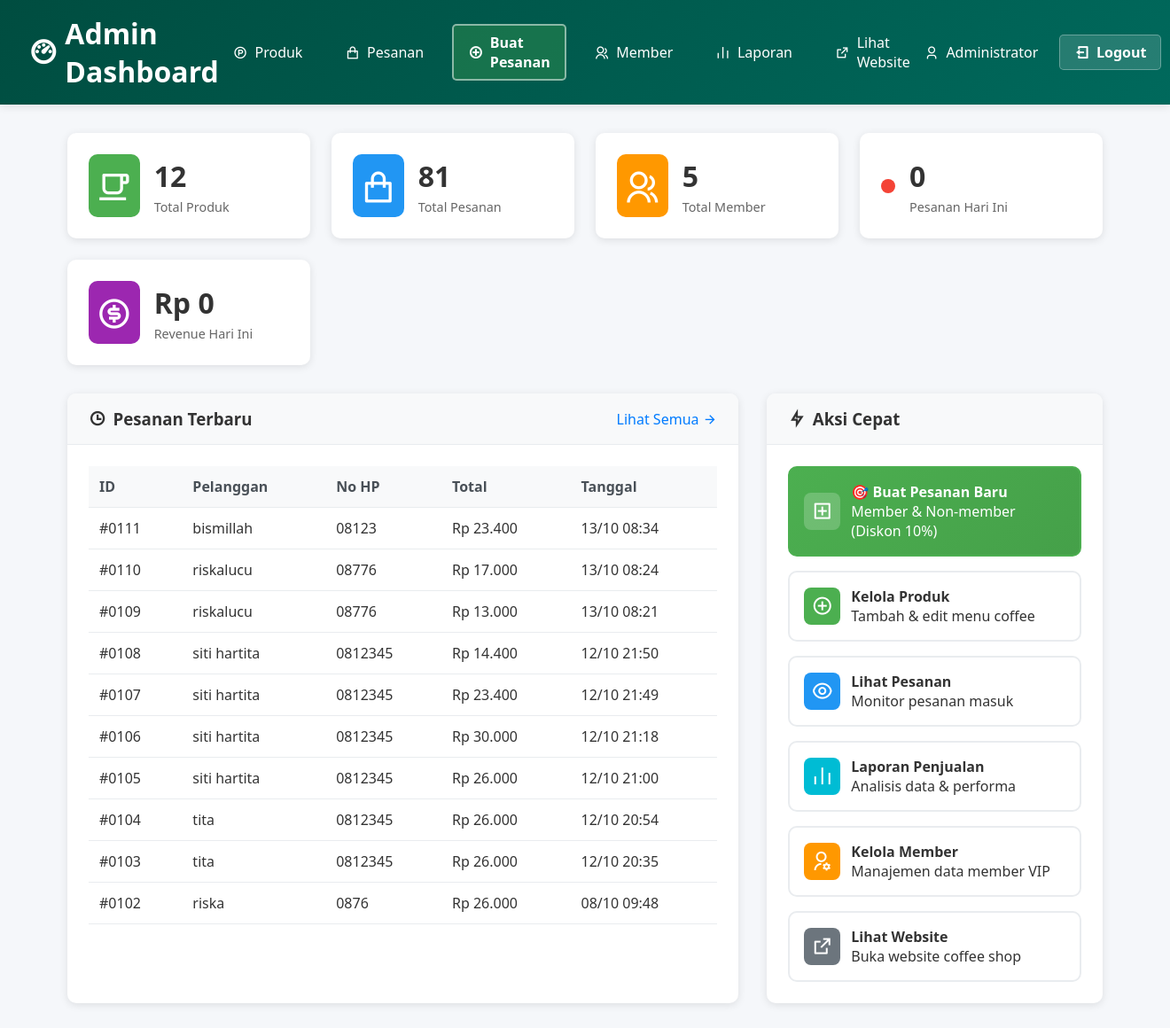
The app's page /website/admin_dashboard.php (signed in) with its own data.
### tables this page shows
CREATE TABLE IF NOT EXISTS `tb_pesanan` (
  `id_pesanan` int NOT NULL AUTO_INCREMENT,
  `id_pembeli` int DEFAULT NULL,
  `is_member` tinyint DEFAULT NULL,
  `tanggal` datetime DEFAULT NULL,
  `catatan` text,
  `status_pesanan` enum('pending','confirmed','preparing','ready','delivered','cancelled') DEFAULT NULL,
  `status_pembayaran` enum('paid','unpaid') DEFAULT NULL,
  `metode_pembayaran` enum('gopay','dana','ovo','shopeepay','qris','transfer_bank') DEFAULT NULL,
  PRIMARY KEY (`id_pesanan`),
  KEY `FK_tb_pesanan_tb_pembeli` (`id_pembeli`),
  CONSTRAINT `FK_tb_pesanan_tb_pembeli` FOREIGN KEY (`id_pembeli`) REFERENCES `tb_pembeli` (`id_pembeli`) ON DELETE CASCADE ON UPDATE CASCADE
);

CREATE TABLE IF NOT EXISTS `tb_pembeli` (
  `id_pembeli` int NOT NULL AUTO_INCREMENT,
  `nama_pembeli` varchar(100) DEFAULT NULL,
  `nomor_pembeli` varchar(15) DEFAULT NULL,
  `alamat` text,
  PRIMARY KEY (`id_pembeli`)
);

### website/admin_dashboard.php (the view, shortened to what this page needs)
<?php
include "koneksi.php";
$stats = [];
$stats['total_produk'] = mysqli_fetch_assoc(mysqli_query($koneksi, "SELECT COUNT(*) as count FROM tb_menu"))['count'] ?? 0;
$stats['total_pesanan'] = mysqli_fetch_assoc(mysqli_query($koneksi, "SELECT COUNT(*) as count FROM tb_pesanan"))['count'] ?? 0;
$stats['total_member'] = mysqli_fetch_assoc(mysqli_query($koneksi, "SELECT COUNT(*) as count FROM tb_member"))['count'] ?? 0;
$today = date('Y-m-d');
$stats['pesanan_hari_ini'] = mysqli_fetch_assoc(mysqli_query($koneksi, "SELECT COUNT(*) as count FROM tb_pesanan WHERE DATE(tanggal) = '$today'"))['count'] ?? 0;
$revenue_query = mysqli_query($koneksi, "
    SELECT COALESCE(SUM(d.subtotal), 0) as total
    FROM tb_detailpembayaran d
    JOIN tb_pesanan p ON d.id_pesanan = p.id_pesanan
    WHERE DATE(p.tanggal) = '$today'
");
$revenue_result = mysqli_fetch_assoc($revenue_query);
$stats['revenue_hari_ini'] = $revenue_result['total'] ?? 0;
$recent_orders = mysqli_query($koneksi, "
    SELECT p.id_pesanan, p.tanggal, b.nama_pembeli, b.nomor_pembeli,
            COALESCE((SELECT SUM(subtotal) FROM tb_detailpembayaran WHERE id_pesanan = p.id_pesanan), 0) as total
    FROM tb_pesanan p
    JOIN tb_pembeli b ON p.id_pembeli = b.id_pembeli
    ORDER BY p.tanggal DESC
    LIMIT 10
");
?>
<!DOCTYPE html>
<html lang="id">
<head>
    <link rel="stylesheet" href="https://cdnjs.cloudflare.com/ajax/libs/remixicon/4.6.0/remixicon.min.css">
</head>
<body>
    <header class="admin-header">
        <h1>
            <i class="ri-dashboard-3-line"></i>
            Admin Dashboard
        </h1>
        <nav class="admin-nav">
            <a href="admin_produk.php">
                <i class="ri-product-hunt-line"></i> Produk
            </a>
            <a href="admin_pesanan.php">
                <i class="ri-shopping-bag-line"></i> Pesanan
            </a>
            <a href="admin_buat_pesanan.php" class="btn-create-order">
                <i class="ri-add-circle-line"></i> Buat Pesanan
            </a>
            <a href="admin_member.php">
                <i class="ri-group-line"></i> Member
            </a>
            <a href="admin_laporan.php">
                <i class="ri-bar-chart-line"></i> Laporan
            </a>
            <a href="index.php" target="_blank">
                <i class="ri-external-link-line"></i> Lihat Website
            </a>
        </nav>
        <div class="admin-user">
            <i class="ri-user-3-line"></i>
            <span><?= htmlspecialchars($_SESSION['admin_nama'] ?? $_SESSION['admin_username']) ?></span>
            <a href="admin_logout.php">
                <i class="ri-logout-box-line"></i> Logout
            </a>
        </div>
    </header>
    <div class="container">
        <div class="stats-grid">
            <div class="stat-card">
                <div class="stat-icon products">
                    <i class="ri-cup-line"></i>
                </div>
                <div class="stat-info">
                    <h3><?= $stats['total_produk'] ?></h3>
                    <p>Total Produk</p>
                </div>
            </div>
            <div class="stat-card">
                <div class="stat-icon orders">
                    <i class="ri-shopping-bag-line"></i>
                </div>
                <div class="stat-info">
                    <h3><?= $stats['total_pesanan'] ?></h3>
                    <p>Total Pesanan</p>
                </div>
            </div>
            <div class="stat-card">
                <div class="stat-icon members">
                    <i class="ri-group-line"></i>
                </div>
                <div class="stat-info">
                    <h3><?= $stats['total_member'] ?></h3>
                    <p>Total Member</p>
                </div>
            </div>
            <div class="stat-card">
                <div class="stat-icon today">
                </div>
                <div class="stat-info">
                    <h3><?= $stats['pesanan_hari_ini'] ?></h3>
                    <p>Pesanan Hari Ini</p>
                </div>
            </div>
            <div class="stat-card">
                <div class="stat-icon revenue">
                    <i class="ri-money-dollar-circle-line"></i>
                </div>
                <div class="stat-info">
                    <h3>Rp <?= number_format($stats['revenue_hari_ini'], 0, ',', '.') ?></h3>
                    <p>Revenue Hari Ini</p>
                </div>
            </div>
        </div>
        <div class="dashboard-grid">
            <div class="card">
                <div class="card-header">
                    <h3>
                        <i class="ri-time-line"></i>
                        Pesanan Terbaru
                    </h3>
                    <a href="admin_pesanan.php" style="color: #007bff; text-decoration: none;">
                        Lihat Semua <i class="ri-arrow-right-line"></i>
                    </a>
                </div>
                <div class="card-body">
                    <div class="recent-orders">
                        <table>
                            <thead>
                                <tr>
                                    <th>ID</th>
                                    <th>Pelanggan</th>
                                    <th>No HP</th>
                                    <th>Total</th>
                                    <th>Tanggal</th>
                                </tr>
                            </thead>
                            <tbody>
                                <?php if (mysqli_num_rows($recent_orders) > 0): ?>
                                    <?php while ($order = mysqli_fetch_assoc($recent_orders)):
                                        $id_pesanan = $order['id_pesanan'] ?? 0;
                                        $nama_pembeli = $order['nama_pembeli'] ?? '-';
                                        $nomor_pembeli = $order['nomor_pembeli'] ?? '-';
                                        $total = $order['total'] ?? 0;
                                        $tanggal = $order['tanggal'] ?? date('Y-m-d H:i:s');
                                    ?>
                                    <tr>
                                        <td>#<?= str_pad($id_pesanan, 4, '0', STR_PAD_LEFT) ?></td>
                                        <td><?= htmlspecialchars($nama_pembeli) ?></td>
                                        <td><?= htmlspecialchars($nomor_pembeli) ?></td>
                                        <td>Rp <?= number_format($total, 0, ',', '.') ?></td>
                                        <td><?= date('d/m H:i', strtotime($tanggal)) ?></td>
                                    </tr>
                                    <?php endwhile; ?>
                                <?php endif; ?>
                            </tbody>
                        </table>
                    </div>
                </div>
            </div>
            <div class="card">
                <div class="card-header">
                    <h3>
                        <i class="ri-flashlight-line"></i>
                        Aksi Cepat
                    </h3>
                </div>
                <div class="card-body">
                    <div class="quick-actions">
                        <a href="admin_buat_pesanan.php" class="action-btn create-order">
                            <i class="ri-add-box-line"></i>
                            <div>
                                <strong>🎯 Buat Pesanan Baru</strong>
                                <p>Member & Non-member (Diskon 10%)</p>
                            </div>
                        </a>
                        <a href="admin_produk.php" class="action-btn products">
                            <i class="ri-add-circle-line"></i>
                            <div>
                                <strong>Kelola Produk</strong>
                                <p>Tambah & edit menu coffee</p>
                            </div>
                        </a>
                        <a href="admin_pesanan.php" class="action-btn orders">
                            <i class="ri-eye-line"></i>
                            <div>
                                <strong>Lihat Pesanan</strong>
                                <p>Monitor pesanan masuk</p>
                            </div>
                        </a>
                        <a href="admin_laporan.php" class="action-btn reports">
                            <i class="ri-bar-chart-line"></i>
                            <div>
                                <strong>Laporan Penjualan</strong>
                                <p>Analisis data & performa</p>
                            </div>
                        </a>
                        <a href="admin_member.php" class="action-btn members">
                            <i class="ri-user-settings-line"></i>
                            <div>
                                <strong>Kelola Member</strong>
                                <p>Manajemen data member VIP</p>
                            </div>
                        </a>
                        <a href="index.php" target="_blank" class="action-btn settings">
                            <i class="ri-external-link-line"></i>
                            <div>
                                <strong>Lihat Website</strong>
                                <p>Buka website coffee shop</p>
                            </div>
                        </a>
                    </div>
                </div>
            </div>
        </div>
    </div>
</body>
</html>

### website/admin_dashboard.php (style rules this page uses)
* { margin: 0; padding: 0; box-sizing: border-box; }
body { font-family: 'Segoe UI', Tahoma, Geneva, Verdana, sans-serif; background: #f5f7fa; color: #333; }
.admin-header { background: linear-gradient(135deg, #004d40 0%, #00695c 100%); color: white; padding: 1rem 2rem; display: flex; justify-content: space-between; align-items: center; box-shadow: 0 2px 10px rgba(0,0,0,0.1); }
.admin-header h1 { display: flex; align-items: center; gap: 0.5rem; }
.admin-nav { display: flex; gap: 1rem; align-items: center; }
.admin-nav a { color: white; text-decoration: none; padding: 0.5rem 1rem; border-radius: 5px; transition: background 0.3s ease; display: flex; align-items: center; gap: 0.5rem; }
.admin-nav a.btn-create-order { background: rgba(76, 175, 80, 0.3); border: 2px solid rgba(255, 255, 255, 0.5); font-weight: 600; }
.admin-user { display: flex; align-items: center; gap: 0.5rem; }
.admin-user a { color: white; text-decoration: none; padding: 0.5rem 1rem; border-radius: 5px; transition: all 0.3s ease; display: flex; align-items: center; gap: 0.5rem; background: rgba(244, 67, 54, 0.2); border: 2px solid rgba(255, 255, 255, 0.4); font-weight: 600; margin-left: 1rem; }
.admin-user a { color: white; text-decoration: none; padding: 0.5rem 1rem; border-radius: 5px; transition: all 0.3s ease; display: flex; align-items: center; gap: 0.5rem; background: rgba(255, 255, 255, 0.15); border: 1px solid rgba(255, 255, 255, 0.3); font-weight: 600; }
.container { max-width: 1200px; margin: 2rem auto; padding: 0 1rem; }
.stats-grid { display: grid; grid-template-columns: repeat(auto-fit, minmax(250px, 1fr)); gap: 1.5rem; margin-bottom: 2rem; }
.stat-card { background: white; padding: 1.5rem; border-radius: 10px; box-shadow: 0 2px 10px rgba(0,0,0,0.1); display: flex; align-items: center; gap: 1rem; transition: transform 0.3s ease; }
.stat-icon { font-size: 2.5rem; padding: 0.5rem; border-radius: 10px; color: white; }
.stat-icon.products { background: #4caf50; }
.stat-icon.orders { background: #2196f3; }
.stat-icon.members { background: #ff9800; }
.stat-icon.revenue { background: #9c27b0; }
.stat-icon.today { background: #f44336; }
.stat-info h3 { font-size: 2rem; margin-bottom: 0.25rem; }
.stat-info p { color: #666; font-size: 0.9rem; }
.dashboard-grid { display: grid; grid-template-columns: 2fr 1fr; gap: 2rem; }
.card { background: white; border-radius: 10px; box-shadow: 0 2px 10px rgba(0,0,0,0.1); overflow: hidden; }
.card-header { background: #f8f9fa; padding: 1rem 1.5rem; border-bottom: 1px solid #e9ecef; display: flex; justify-content: space-between; align-items: center; }
.card-header h3 { display: flex; align-items: center; gap: 0.5rem; }
.card-body { padding: 1.5rem; }
.recent-orders table { width: 100%; border-collapse: collapse; }
.recent-orders th, .recent-orders td { text-align: left; padding: 0.75rem; border-bottom: 1px solid #e9ecef; }
.recent-orders th { background: #f8f9fa; font-weight: 600; color: #495057; }
.quick-actions { display: flex; flex-direction: column; gap: 1rem; }
.action-btn { display: flex; align-items: center; gap: 0.75rem; padding: 1rem; background: white; border: 2px solid #e9ecef; border-radius: 10px; text-decoration: none; color: #333; transition: all 0.3s ease; }
.action-btn i { font-size: 1.5rem; padding: 0.5rem; border-radius: 8px; color: white; }
.action-btn.products i { background: #4caf50; }
.action-btn.orders i { background: #2196f3; }
.action-btn.members i { background: #ff9800; }
.action-btn.settings i { background: #6c757d; }
.action-btn.reports i { background: #00bcd4; }
.action-btn.create-order { background: linear-gradient(135deg, #4caf50 0%, #45a049 100%); border-color: #4caf50; color: white; }
.action-btn.create-order i { background: rgba(255, 255, 255, 0.2); }
.action-btn.create-order strong, .action-btn.create-order p { color: white; }

### records on screen
tb_pesanan: id_pesanan "0111", id_pembeli.nama_pembeli "bismillah", id_pembeli.nomor_pembeli "08123", total "23.400", tanggal "13/10 08:34"
tb_pesanan: id_pesanan "0110", id_pembeli.nama_pembeli "riskalucu", id_pembeli.nomor_pembeli "08776", total "17.000", tanggal "13/10 08:24"
tb_pesanan: id_pesanan "0109", id_pembeli.nama_pembeli "riskalucu", id_pembeli.nomor_pembeli "08776", total "13.000", tanggal "13/10 08:21"
tb_pesanan: id_pesanan "0108", id_pembeli.nama_pembeli "siti hartita", id_pembeli.nomor_pembeli "0812345", total "14.400", tanggal "12/10 21:50"
tb_pesanan: id_pesanan "0107", id_pembeli.nama_pembeli "siti hartita", id_pembeli.nomor_pembeli "0812345", total "23.400", tanggal "12/10 21:49"
tb_pesanan: id_pesanan "0106", id_pembeli.nama_pembeli "siti hartita", id_pembeli.nomor_pembeli "0812345", total "30.000", tanggal "12/10 21:18"
tb_pesanan: id_pesanan "0105", id_pembeli.nama_pembeli "siti hartita", id_pembeli.nomor_pembeli "0812345", total "26.000", tanggal "12/10 21:00"
tb_pesanan: id_pesanan "0104", id_pembeli.nama_pembeli "tita", id_pembeli.nomor_pembeli "0812345", total "26.000", tanggal "12/10 20:54"
tb_pesanan: id_pesanan "0103", id_pembeli.nama_pembeli "tita", id_pembeli.nomor_pembeli "0812345", total "26.000", tanggal "12/10 20:35"
tb_pesanan: id_pesanan "0102", id_pembeli.nama_pembeli "riska", id_pembeli.nomor_pembeli "0876", total "26.000", tanggal "08/10 09:48"

### other values on screen
$_SESSION['admin_nama'] "Administrator"
$stats['total_produk'] "12"
$stats['total_pesanan'] "81"
$stats['total_member'] "5"
$stats['pesanan_hari_ini'] "0"
$stats['revenue_hari_ini'] "0"
